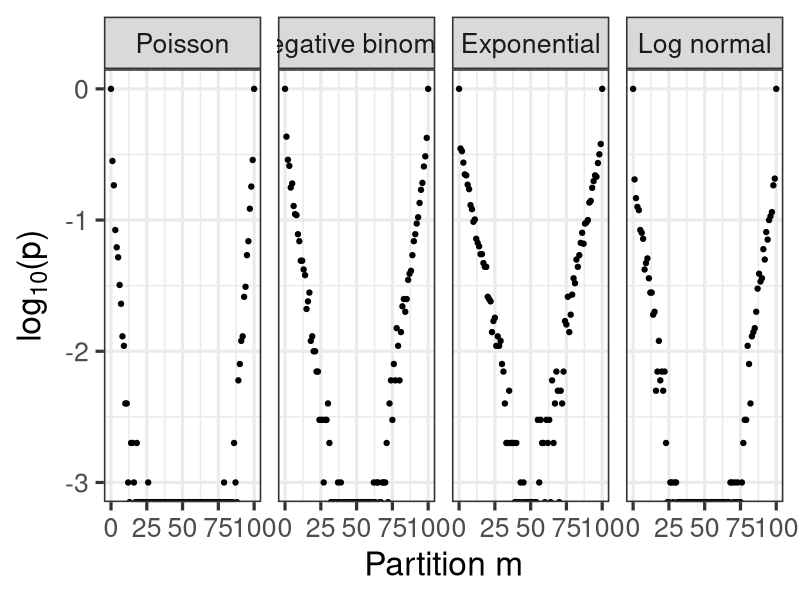
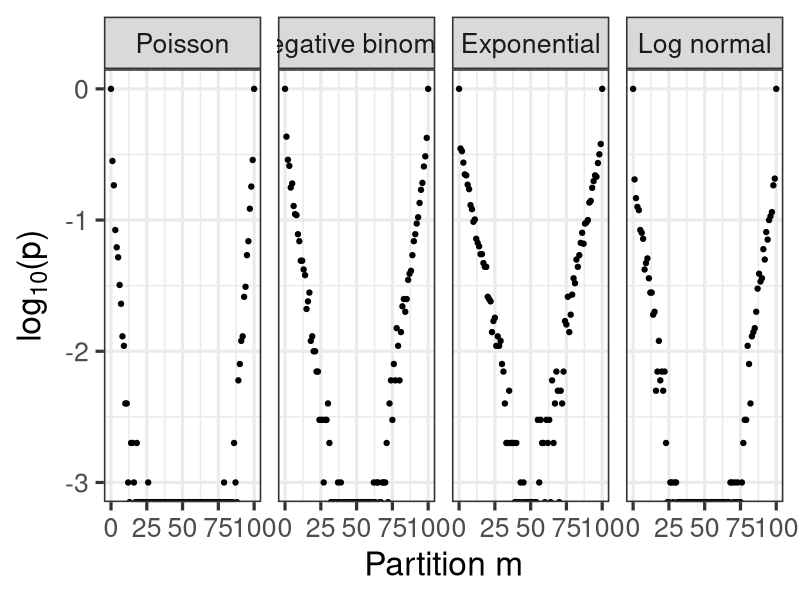
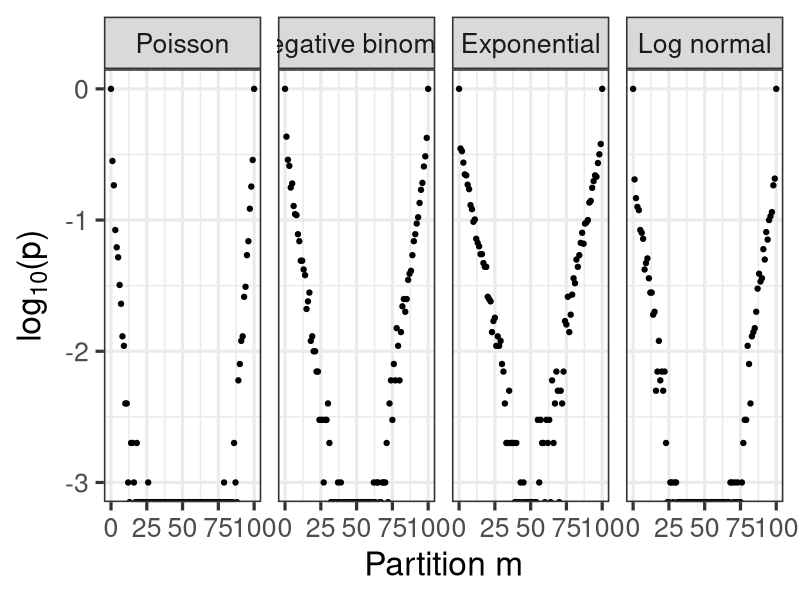
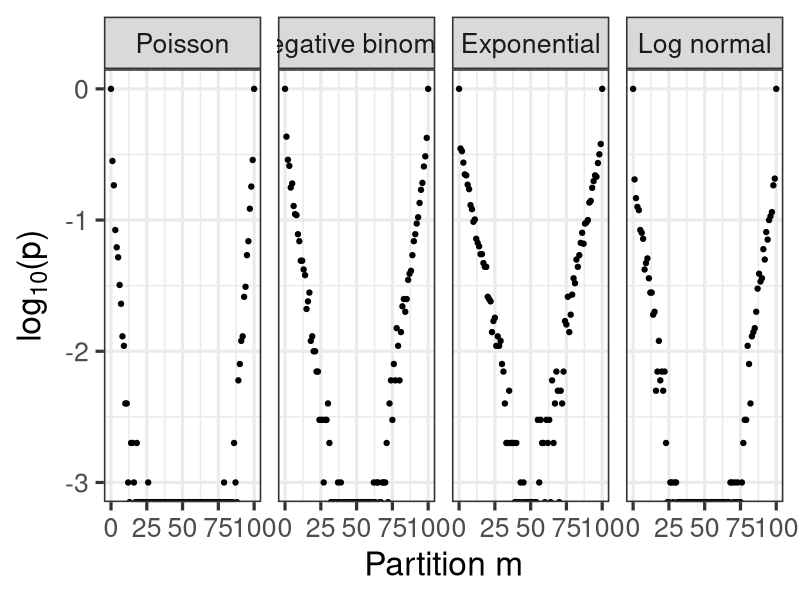
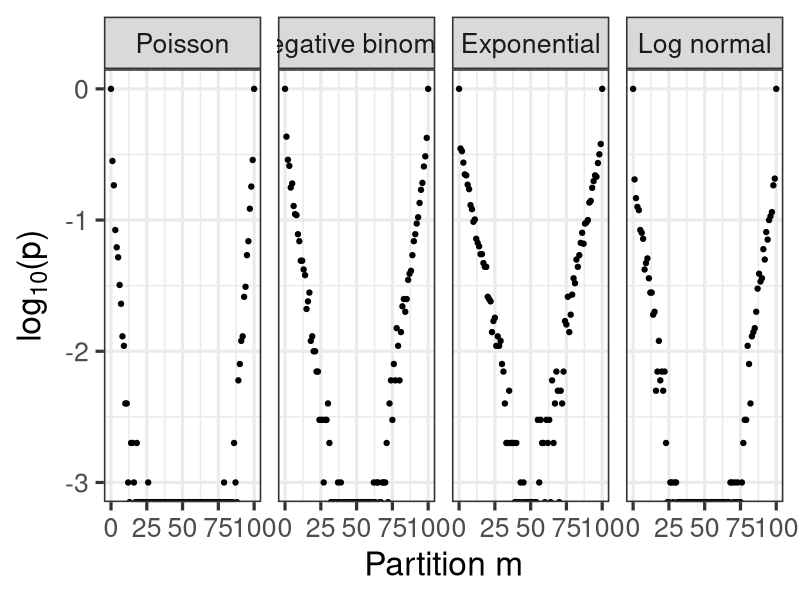
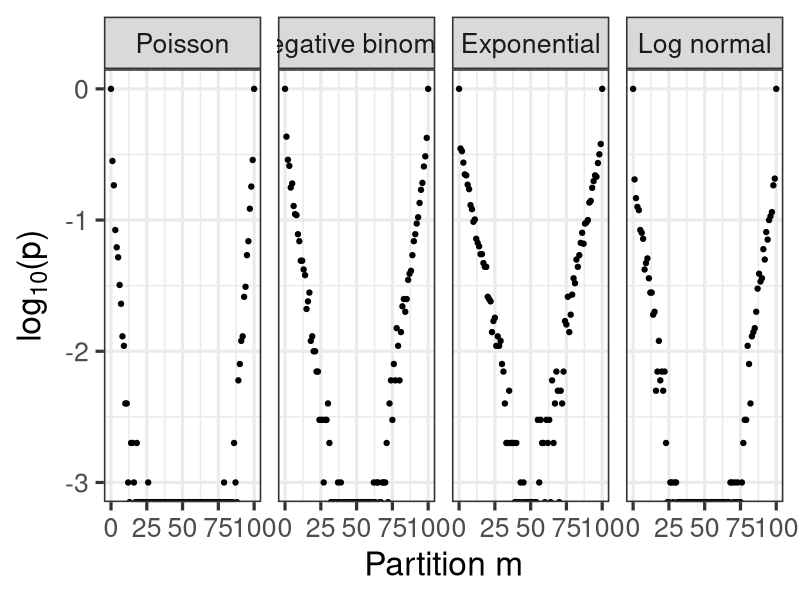
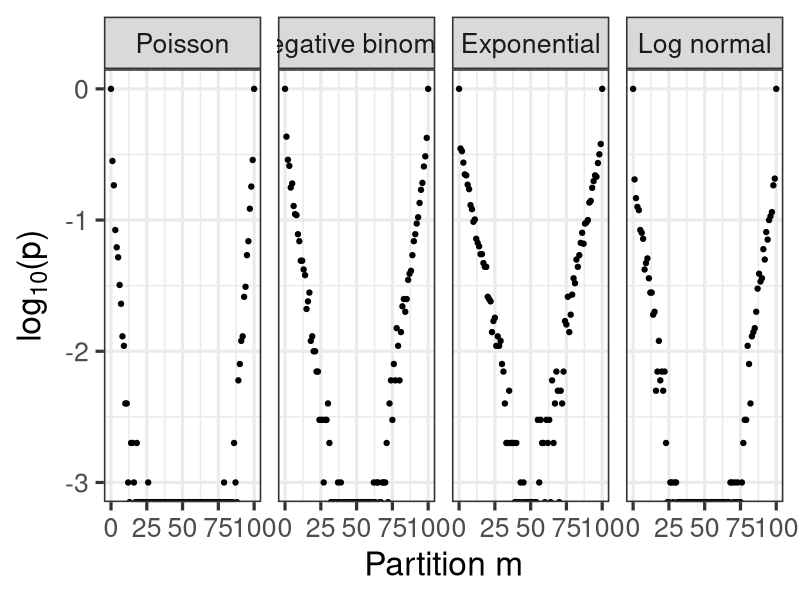

Here is the R script that generated these plots, in order:
# Section 3, Figure 1a
# Simulated trend in p-values across the partitions

library(ggplot2)
paperPath <- "/home/bsegal/Dropbox/Research/PermTest/neighborhoods/paper"

# Functions -----------------------------------------------

pFun <- function(x,t0){
  mean(abs(x) >= abs(t0))
}

ratio_mean <- function(x,y){
  max(mean(x)/mean(y),mean(y)/mean(x))
}

pValPlotRatioFacet <- function(x,y){

  ratioMeanPartition <- list()
    
  B <- 10^3
  for (m in 1:nx){
    print(m)
    
    ratioMeanVec <- rep(NA,B)
    
    for (b in 1:B){
    
      indx <- sample(1:nx, size = m, replace = FALSE)
      indy <- sample(1:ny, size = m, replace = FALSE)

      xNew <- c(x[-indx], y[indy])
      yNew <- c(y[-indy], x[indx])
    
      ratioMeanVec[b] <- ratio_mean(xNew, yNew)
      
    }
    
    ratioMeanPartition[[m]] <- ratioMeanVec

  }

  # calculate p-values

  t0_ratio_mean=ratio_mean(x,y)
  
  p_ratio_mean <- c(1, 
                  sapply(ratioMeanPartition, pFun, t0_ratio_mean))
  
  return(p_ratio_mean)
}
  
# Plots ---------------------------------------------------

nx = 100
ny = 100

out <- list()

x <- rpois(n = nx, lambda = 4)
y <- rpois(n = ny, lambda = 2)
out[[1]] <- data.frame(p = pValPlotRatioFacet(x,y), dist="Poisson")

x <- rnbinom(n = nx, size = 3, mu = 2)
y <- rnbinom(n = ny, size = 3, mu = 4)
out[[2]] <- data.frame(p = pValPlotRatioFacet(x, y),
                    dist = "Negative binomial")
x <- rexp(n = nx, rate = 2)
y <- rexp(n = ny, rate = 1)
out[[3]] <- data.frame(p = pValPlotRatioFacet(x, y),
                    dist = "Exponential")

x <- rlnorm(n = nx, meanlog = 2, sdlog = 1)
y <- rlnorm(n = ny, meanlog = 1, sdlog = 1)
out[[4]] <- data.frame(p = pValPlotRatioFacet(x, y),
                    dist = "Log normal")

plotData <- do.call(rbind, out)
plotData$m <- 0:100

plotData$dist <- factor(plotData$dist, levels=c("Poisson",
                  "Negative binomial", "Exponential", "Log normal"))

dev.new(width = 14, height = 5)
ggplot(aes(x = m, log(p, 10)), data = plotData)+
  geom_point(size = 1.5)+
  theme_bw(24)+
  facet_wrap(~dist, nrow = 1)+
  labs(y = expression(paste("lo", g[10], "(p)", sep = "")),
       x = "Partition m")
ggsave(file.path(paperPath,"logp_ratio_mean_facet.png"))
ggsave(file.path(paperPath,"logp_ratio_mean_facet.tiff"))
ggsave(file.path(paperPath,"logp_ratio_mean_facet.pdf"))
ggsave(file.path(paperPath,"figure_2.png"))
ggsave(file.path(paperPath,"figure_2.tiff"))
ggsave(file.path(paperPath,"figure_2.pdf"))




